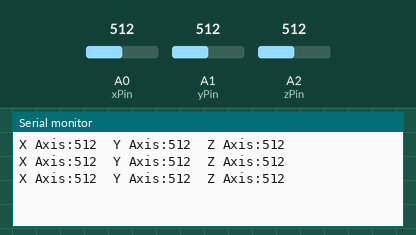
A sketch run on a simulated Arduino Uno, built with avr-gcc and run on an emulated ATmega328P. Parts: the last lines printed to the serial monitor. The test bench sets the inputs (shaded band); at power-on: A0 (xPin) = 512, A1 (yPin) = 512, A2 (zPin) = 512.

Above: at 1.3 s.
1.4 s: A0 (xPin) set to 716
At 1.9 s:
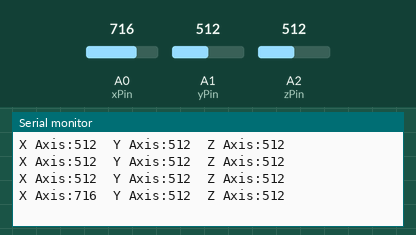
2.9 s: A1 (yPin) set to 716
At 3.4 s:
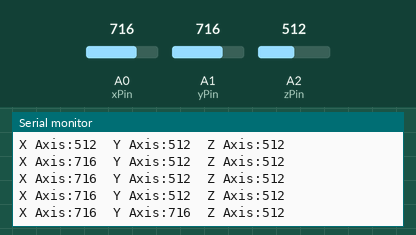
4.4 s: A2 (zPin) set to 716
At 4.9 s:
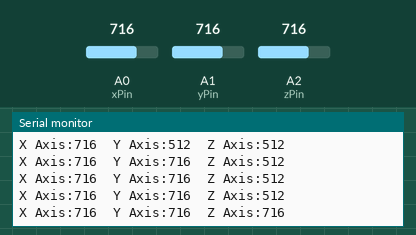
5.9 s: A0 (xPin) set to 900
At 6.4 s:
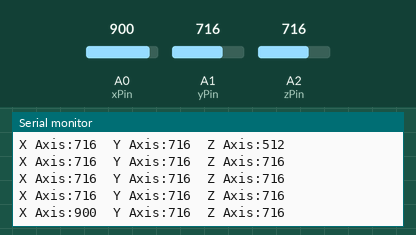
7.4 s: A1 (yPin) set to 900
At 7.9 s:
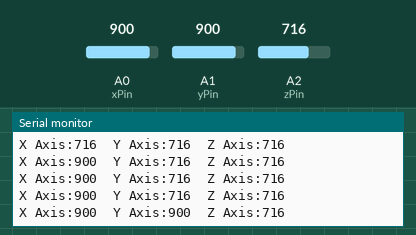
8.9 s: A2 (zPin) set to 900
At 9.4 s:
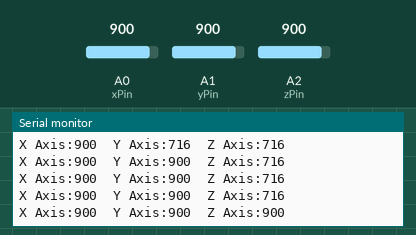
Timing chart, 0 to 11.4 s (numbered marks = the images above; inputs shaded):
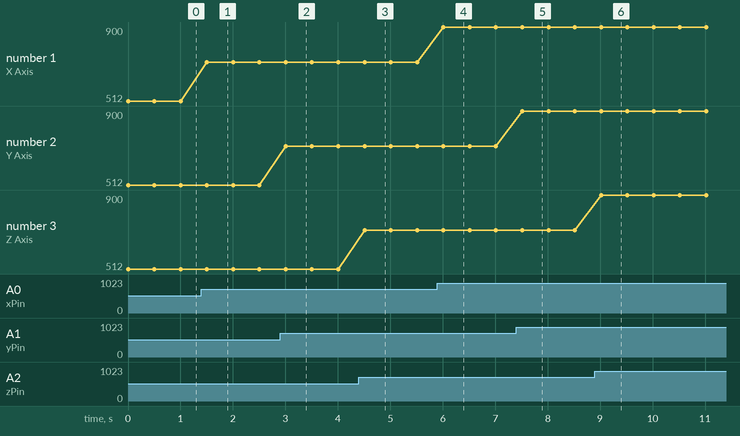

Measured:
- after the input at 1.4 s, the serial monitor: prints a new line after 0.10 s (image 1)
- after the input at 2.9 s, the serial monitor: prints a new line after 0.11 s (image 2)
- after the input at 4.4 s, the serial monitor: prints a new line after 0.11 s (image 3)
- after the input at 5.9 s, the serial monitor: prints a new line after 0.11 s (image 4)
- after the input at 7.4 s, the serial monitor: prints a new line after 0.12 s (image 5)
- after the input at 8.9 s, the serial monitor: prints a new line after 0.12 s (image 6)
- plotted number 1: 512 → 716 after the input at 1.4 s, 716 → 900 after the input at 5.9 s

The sketch:

Serial_Data_Output.ino
```cpp
const int xPin = A0;
const int yPin = A1;
const int zPin = A2;
void setup() {
  // put your setup code here, to run once:
  Serial.begin(9600);
}

void loop() {
  // put your main code here, to run repeatedly:
  analogReference(EXTERNAL);
  Serial.print("X Axis:");
  Serial.print(analogRead(xPin));
  Serial.print("\t");

  Serial.print("Y Axis:");
  Serial.print(analogRead(yPin));
  Serial.print("\t");

  Serial.print("Z Axis:");
  Serial.print(analogRead(zPin));
  Serial.println();

  delay(500);


}
```
